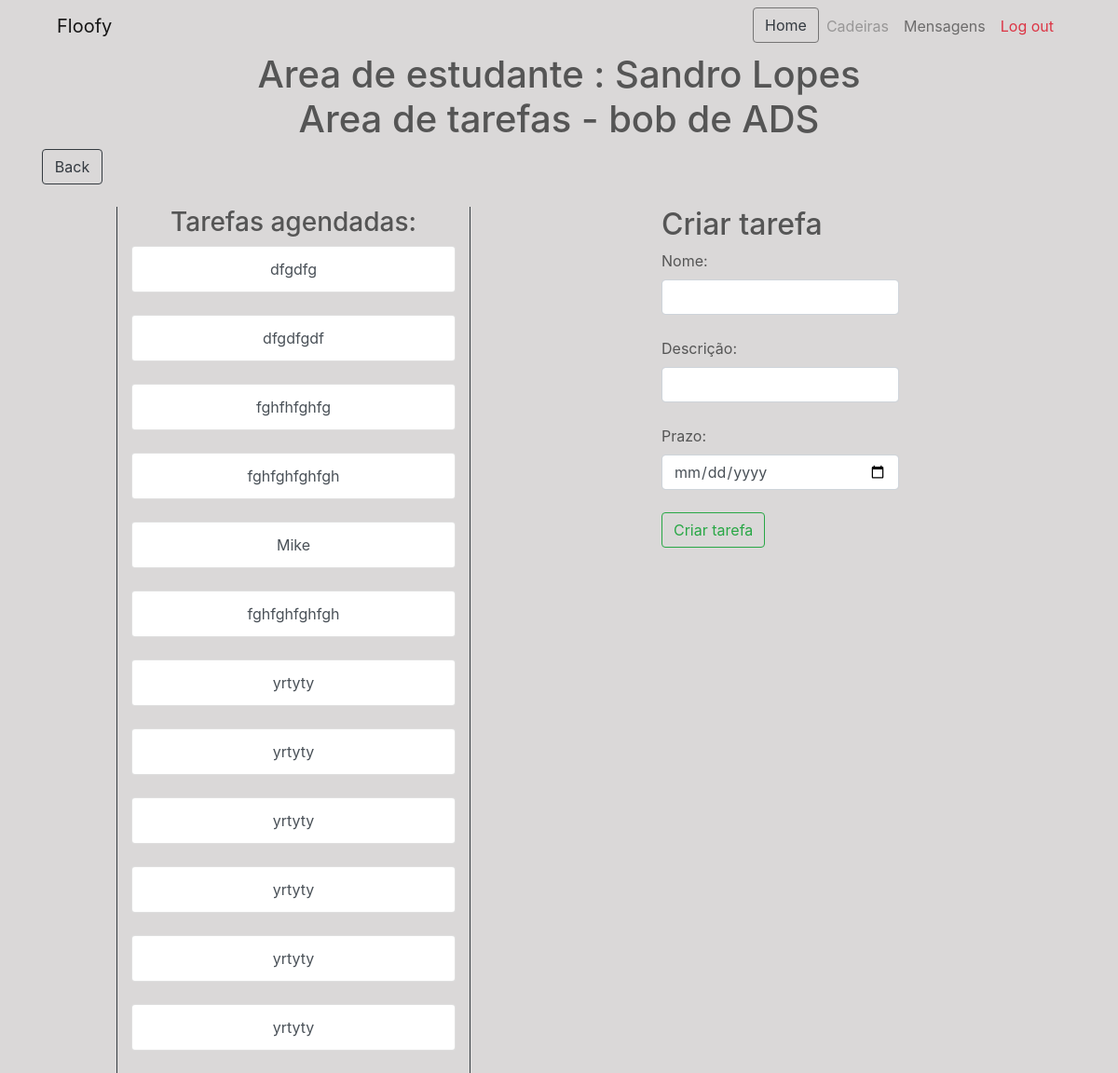
Screenshot of /mygroup/2/tasks/ (signed in) with the database file from the repository.
### login/models.py (models this page shows, shortened)
class User(AbstractBaseUser):
    email = models.EmailField(
        verbose_name='email address',
        max_length=255,
        unique=True,
    )
    date_of_birth = models.DateField(blank=True, null=True)
    is_active = models.BooleanField(default=True)
    is_admin = models.BooleanField(default=False)
    is_student = models.BooleanField(default=False)
    is_teacher = models.BooleanField(default=False)
    subjects = models.ManyToManyField(Subject, null=True, blank=True)
    firstname = models.CharField(blank=True, null=True, max_length=20)
    surname = models.CharField(blank=True, null=True, max_length=20)
    objects = UserManager()
    USERNAME_FIELD = 'email'

class Group(models.Model):
    subject = models.ForeignKey(Subject, on_delete=models.CASCADE)
    members = models.ManyToManyField(User)
    name = models.CharField(max_length=20)

class Subject(models.Model):
    name = models.CharField(max_length=50)
    groups_max = models.IntegerField(default=7)
    groups_deadline = models.DateField(blank=True,null=True)
    groups_on = models.BooleanField(default=False)
    def __str__(self):
        return f'{self.name}'

class Task(models.Model):
    group = models.ForeignKey(Group, on_delete=models.CASCADE)
    owner = models.ForeignKey(User, blank=True, null=True, on_delete=models.CASCADE)
    name = models.CharField(max_length=20)
    description = models.CharField(max_length=100)
    hours_dedicated = models.IntegerField(default=0)
    minutes_dedicated = models.IntegerField(default=0)
    deadline = models.DateField(blank=True, null=True)

### mygroup/views.py (the view)
# urls.py: path('<int:sub_id>/tasks/', views.tasks, name='tasks'),
def tasks(request, sub_id=None):
    try:
        subject = Subject.objects.get(id=sub_id)
    except:
        raise Http404
    context = {}
    context['subject'] = subject
    groups = Group.objects.filter(subject=subject)
    for group in groups:
        if request.user in group.members.all():
            context['group'] = group
            context['tasks'] = Task.objects.filter(group=group)
    if request.method == "POST":
        task = Task(name=request.POST.get('name'), description=request.POST.get('description'), deadline=request.POST.get('deadline'))
        task.group = context['group']
        task.save()
    return render(request, 'mygroup/tasks.html', context)

### templates/mygroup/tasks.html (shortened to what this page needs)
{% extends "base.html" %}
{% block content %}
<div class="container">
    <div class="row centered">
        <div class="col-lg-10 offset-lg-1">
        <h1 class="text-center" id="area_student_title">Area de estudante : {{ user.firstname }} {{ user.surname}} <br>
            Area de tarefas - {{ group.name }} de {{ group.subject}} </h1>
        </div>
    </div>
</div>
<div class="container">
    <div class="row text-left">
        <div class="col-lg-1">
            <a class="text-center btn btn-block btn-outline-dark" href="{% url 'mygroup' subject.id %}">Back</a>
        </div>
    </div>
</div>
<br>
<div class="container ">
    <div class="row ">
        <div class="col-lg-4 border-right border-left border-dark text-center offset-lg-1">
            <h3>Tarefas agendadas:</h3>
            {% for task in tasks %}
                <div class="list-group">
                    <a class="list-group-item list-group-item-action" href="{% url 'this-task' task.id %}">{{ task.name }}</a>
                </div>
                <br>
            {% endfor %}
        </div>
<div class="col-lg-3 offset-lg-2">
<h2>Criar tarefa</h2>
    <form class="form-group" method="POST" action="{% url 'tasks' subject.id %}" autocomplete="off">
        <label>Nome:</label>
        <input class="form-control" type='text' name="name" required="">
        <br>
        <label>Descrição:</label>
        <input class="form-control " type='text' name="description" required="">
        <br>
        <label>Prazo:</label>
        <input class="form-control" type='date' name="deadline" required="">
        <br>
        <input class="btn btn-outline-success" type="submit" value="Criar tarefa">
    </form>
</div>
    </div>
</div>
{% endblock %}

### login/static/css/main.css (style rules this page uses)
body { background-color: #dad8d8; color: #555; -webkit-font-smothing: antialiased; -webkit-overflow-scrolling: touch; }

### rows the page displays
User: firstname "Sandro", surname "Lopes"
Group: name "bob", subject "ADS"
Task: name "dfgdfg"
Task: name "dfgdfgdf"
Task: name "fghfhfghfg"
Task: name "fghfghfghfgh"
Task: name "Mike"
Task: name "fghfghfghfgh"
Task: name "yrtyty"
Task: name "yrtyty"
Task: name "yrtyty"
Task: name "yrtyty"
Task: name "yrtyty"
Task: name "yrtyty"
